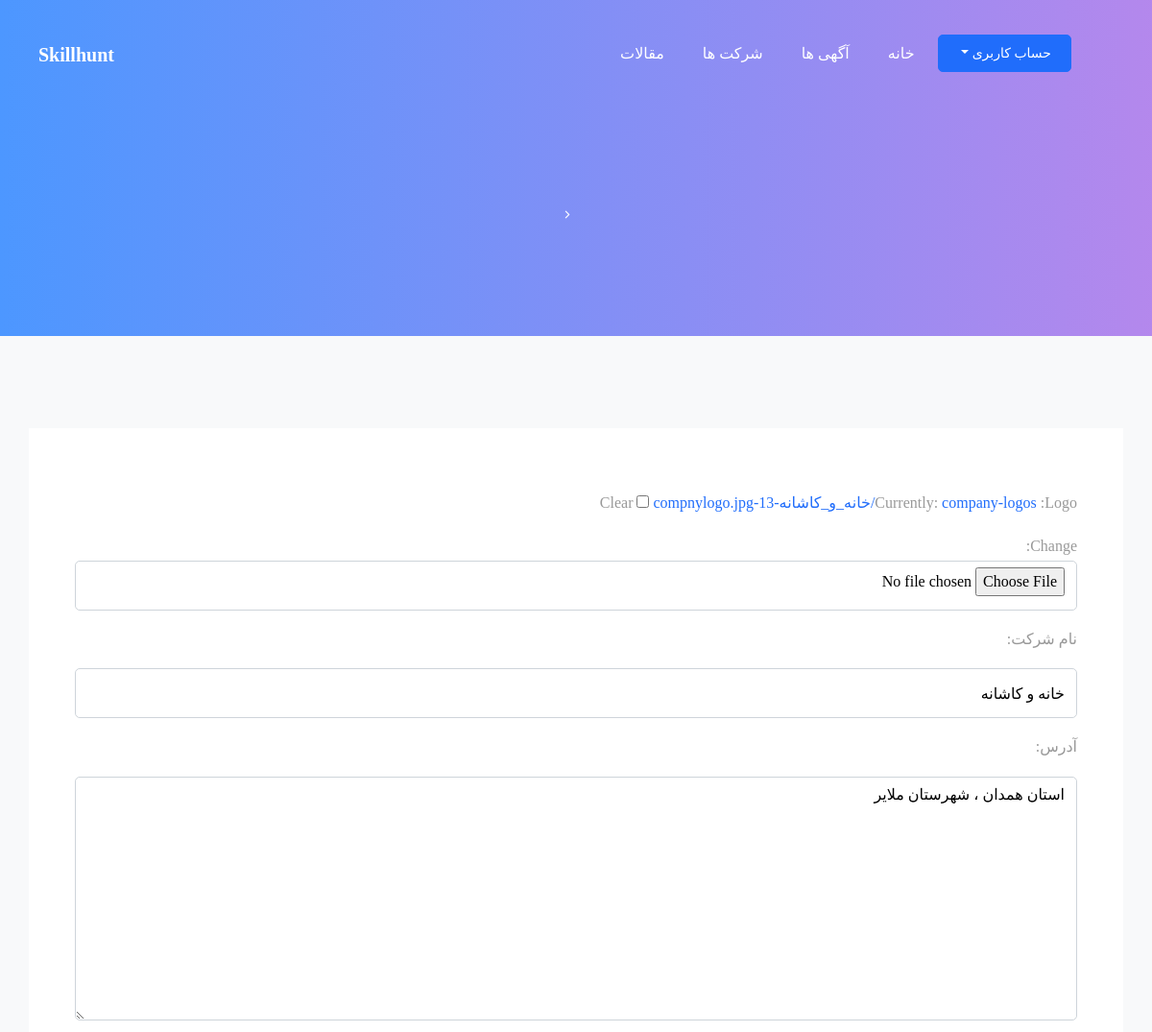
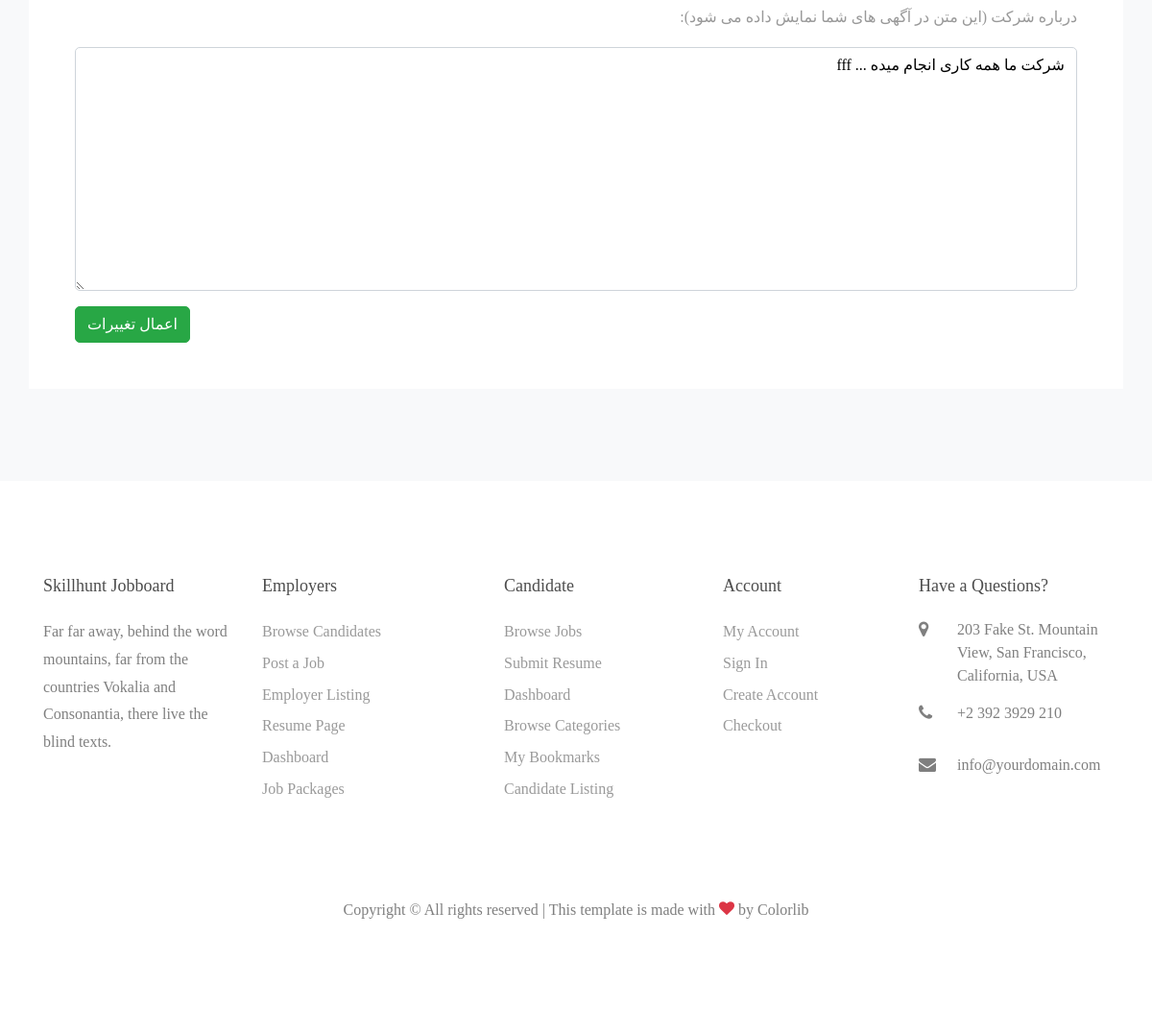
Page /edit_company_info/13 (signed in) on the committed database (2 pictures, top to bottom).
### Employer/models.py (models this page shows, shortened)
class Company(models.Model):
	logo = models.ImageField(null = True,blank = True,upload_to = upload_logo_path)
	name = models.CharField(max_length = 250 , verbose_name = 'نام شرکت')
	address = models.TextField(verbose_name = 'آدرس')
	underlie = models.TextField(verbose_name = 'درباره شرکت (این متن در آگهی های شما نمایش داده می شود)')
	manager = models.ForeignKey(Manager , on_delete = models.CASCADE , default = 1 , related_name = 'Have_companies')
	valid = models.BooleanField(verbose_name = 'تایید کنید این شرکت وجود خارجی دارد')

### Employer/views.py (the view, shortened to what this page needs)
# urls.py: path('edit_company_info/<int:pk>' , login_required(EditCompanyView.as_view()) , name = 'EditCompanyView'),
class EditCompanyView(UpdateView):
    form_class = EditCompanyForm
    model = Company
    template_name = 'Employer/EditCompanyInfo.html'

### Employer/forms.py
class EditCompanyForm(ModelForm):
	class Meta:
		model = Company
		exclude = ('valid','manager')
	def __init__(self,*args,**kwargs):
		super(EditCompanyForm , self).__init__(*args , **kwargs)
		for field in self.fields.values():
			field.widget.attrs.update({'class': 'form-control rtl'})

### Controllers/templatetags/template-parts.py (called while the page is built)
@register.inclusion_tag('BASE_HTMLs/Nav.html' , takes_context=True)
def Navbar(context , request):
	try:
		is_a_manager = Manager.objects.get(email = request.user.username)
	except:
		is_a_manager = None
	try:
		is_a_employee = EmployeeModel.objects.get(employee = request.user)
	except:
		is_a_employee = None
	context = {}
	if request.user.is_authenticated:
		context['is_a_manager'] = is_a_manager
		context['is_a_employee'] = is_a_employee
		context['request'] = request
	return context

### templates/Employer/EditCompanyInfo.html (shortened to what this page needs)
{% extends 'BASE_HTMLs/Base.html' %}
{% block common_content %}
    <section class="ftco-section bg-light" dir="rtl">
		<div class="container ftco-animate">
			<div class="row">
				<form class="p-5 bg-white manager-register" method="POST" enctype="multipart/form-data">
					<div class="row form-group text-right">
							<div class="col-md-12 mt-3 mb-md-0">
			            <label for="name">{{form.logo.label_tag}}</label>
			            {{form.logo}}
			          </div>
			          <div class="col-md-12 mt-3 mb-md-0">
			            <label for="name">{{form.name.label_tag}}</label>
			            {{form.name}}
			          </div>
			          <div class="col-md-12 mt-3 mb-md-0">
			            <label for="address">{{form.address.label_tag}}</label>
			            {{form.address}}
			          </div>
			          <div class="col-md-12 mt-3 mb-md-0">
			            <label for="underlie">{{form.underlie.label_tag}}</label>
			            {{form.underlie}}
			          </div>
			        </div>
			        <button type="submit" name="btn-edit" class="btn btn-success">اعمال تغییرات</button>
			    </form>
			</div>
		</div>
	</section>
{% endblock %}

### rows in the picture
Company: name "خانه و کاشانه", address "استان همدان ، شهرستان ملایر", underlie "شرکت ما همه کاری انجام میده ... fff"
